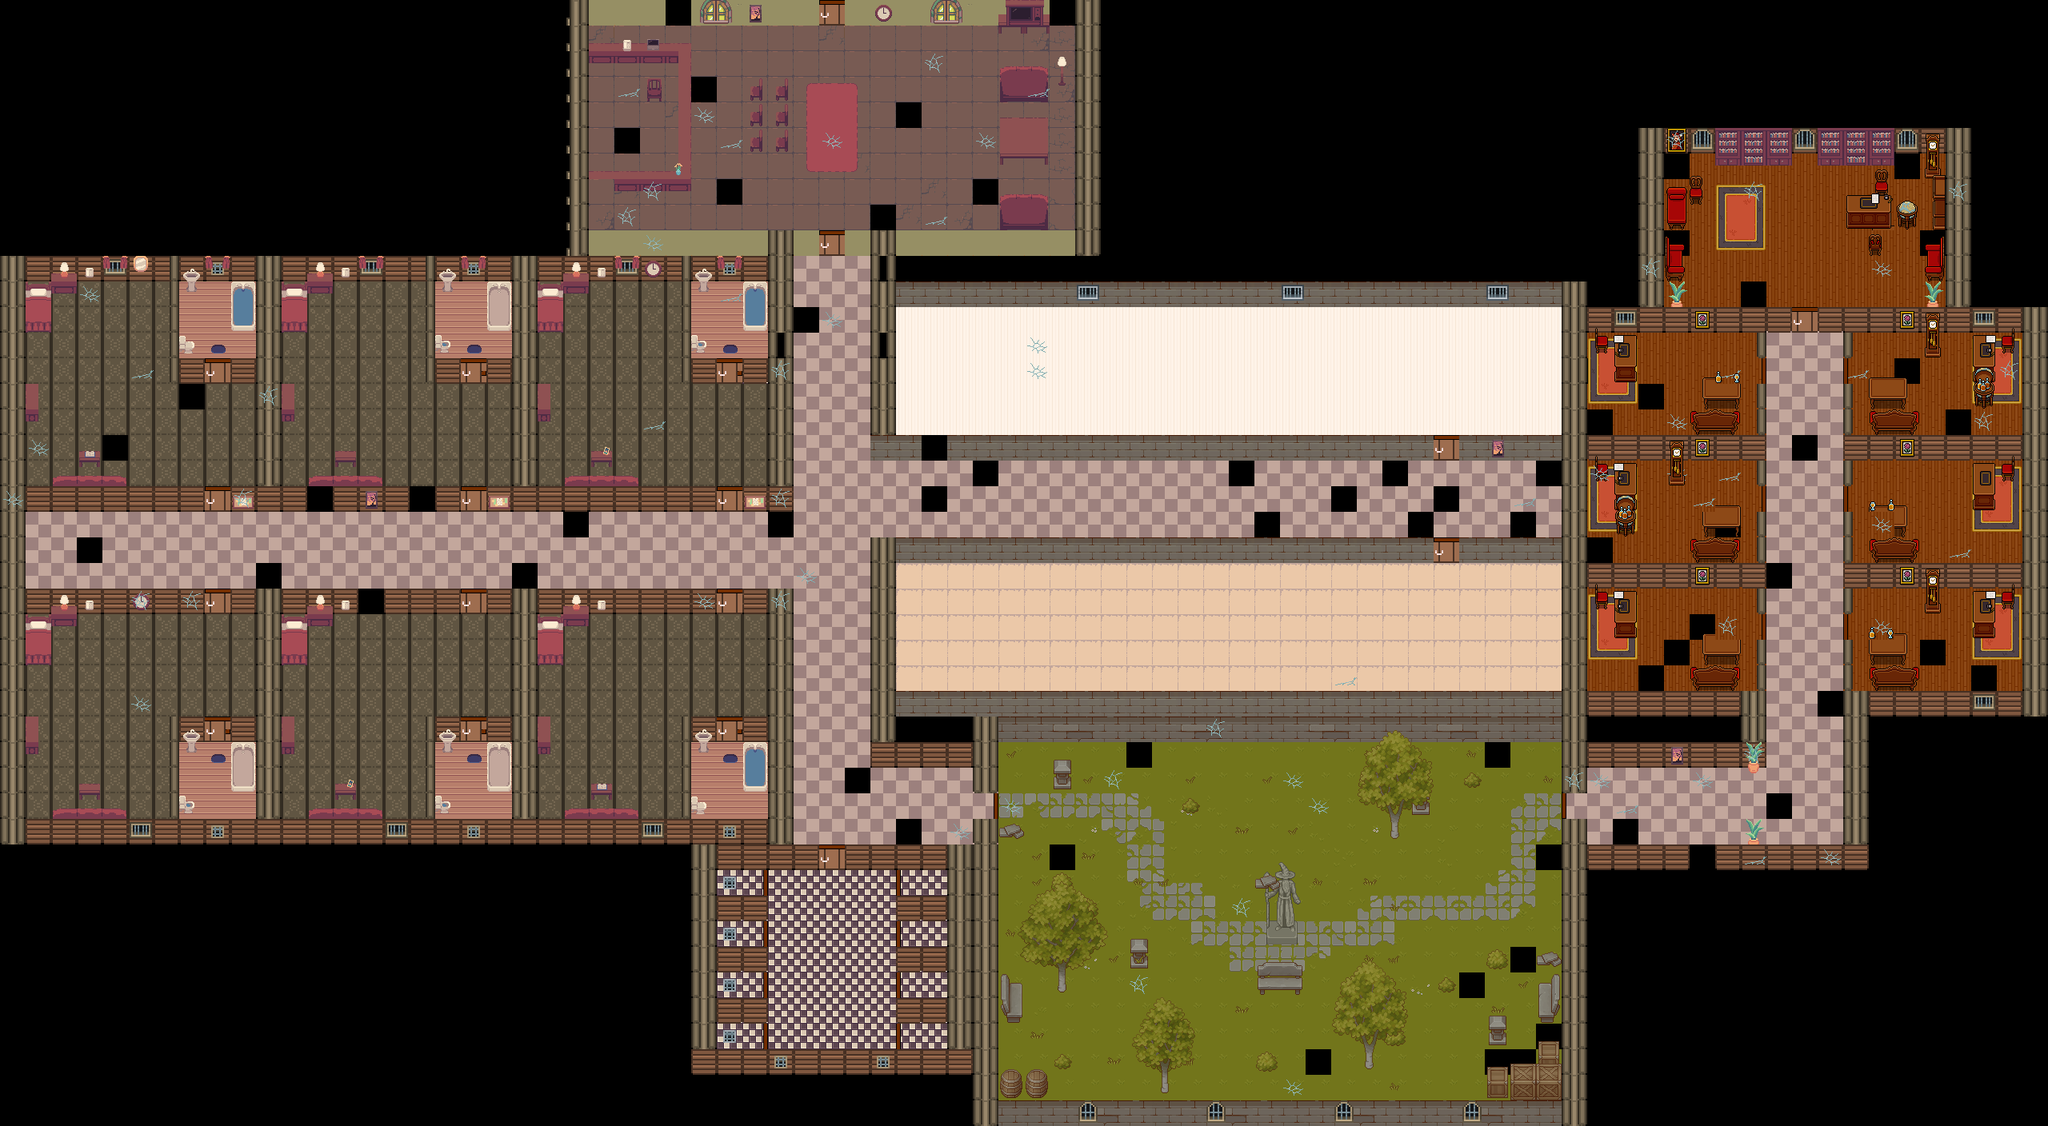

Tiled map render using the project's own tile images. Description and the map definition, with tile-layer contents summarised, below:
An orthogonal 80x44 tile map with 32x32 px tiles, 15 tile layers (chao, chao2, objetos, parede3, ...), 17 tilesets and 486 objects (168x objeto, 155x parede, 68x luz, 39x comodo, 24x porta, ...).

<map version="1.10" tiledversion="1.12.2" orientation="orthogonal" renderorder="right-down" width="80" height="44" tilewidth="32" tileheight="32" infinite="0" nextlayerid="37" nextobjectid="766">
 <tileset firstgid="1" name="InteriorTilesLITE" tilewidth="32" tileheight="32" tilecount="224" columns="16">
  <image source="tilemaps/InteriorTilesLITE.png" width="512" height="448" />
 </tileset>
 <tileset firstgid="225" name="Scene Overview" tilewidth="32" tileheight="32" tilecount="1369" columns="37">
  <image source="tilemaps/Scene Overview.png" width="1200" height="1200" />
 </tileset>
 <tileset firstgid="1594" name="windows_and_doors" tilewidth="32" tileheight="32" tilecount="1024" columns="32">
  <image source="tilemaps/windows_and_doors.png" width="1024" height="1024" />
 </tileset>
 <tileset firstgid="2618" name="furniture_and_props" tilewidth="32" tileheight="32" tilecount="1677" columns="43">
  <image source="tilemaps/furniture_and_props.png" width="1376" height="1248" />
 </tileset>
 <tileset firstgid="4295" name="windows_and_doors2" tilewidth="32" tileheight="32" tilecount="1024" columns="32">
  <image source="tilemaps/windows_and_doors2.png" width="1024" height="1024" />
 </tileset>
 <tileset firstgid="5319" name="mockup2" tilewidth="32" tileheight="32" tilecount="276" columns="23">
  <image source="tilemaps/mockup2.png" width="736" height="384" />
 </tileset>
 <tileset firstgid="5595" name="mockup6" tilewidth="32" tileheight="32" tilecount="240" columns="20">
  <image source="tilemaps/mockup6.gif" width="640" height="384" />
 </tileset>
 <tileset firstgid="5835" name="fancy_mansion_furnitureset_withshadow" tilewidth="32" tileheight="32" tilecount="195" columns="13">
  <image source="tilemaps/fancy_mansion_furnitureset_withshadow.png" width="416" height="480" />
 </tileset>
 <tileset firstgid="6030" name="fancy_mansion_room_door_tiles" tilewidth="32" tileheight="32" tilecount="216" columns="18">
  <image source="tilemaps/fancy_mansion_room_door_tiles.png" width="576" height="384" />
 </tileset>
 <tileset firstgid="6246" name="TX Tileset Grass" tilewidth="32" tileheight="32" tilecount="64" columns="8">
  <image source="tilemaps/TX Tileset Grass.png" width="256" height="256" />
 </tileset>
 <tileset firstgid="6310" name="TX Plant" tilewidth="32" tileheight="32" tilecount="256" columns="16">
  <image source="tilemaps/TX Plant.png" width="512" height="512" />
 </tileset>
 <tileset firstgid="6566" name="TX Props" tilewidth="32" tileheight="32" tilecount="256" columns="16">
  <image source="tilemaps/TX Props.png" width="512" height="512" />
 </tileset>
 <tileset firstgid="6822" name="Content" tilewidth="32" tileheight="32" tilecount="1024" columns="32">
  <image source="tilemaps/Content.png" width="1024" height="1024" />
 </tileset>
 <tileset firstgid="7846" name="fancy_mansion_room_door_tiles" tilewidth="32" tileheight="32" tilecount="216" columns="18">
  <image source="tilemaps/fancy_mansion_room_door_tiles.png" width="576" height="384" />
 </tileset>
 <tileset firstgid="8062" name="InteriorTilesLITE" tilewidth="32" tileheight="32" tilecount="224" columns="16">
  <image source="tilemaps/InteriorTilesLITE.png" width="512" height="448" />
 </tileset>
 <tileset firstgid="8286" name="statues1" tilewidth="32" tileheight="32" tilecount="108" columns="12">
  <image source="tilemaps/statues1.png" width="384" height="288" />
 </tileset>
 <tileset firstgid="8394" name="enfermeira" tilewidth="32" tileheight="32" tilecount="1" columns="1">
  <image source="../img/enfermeira.png" width="32" height="32" />
 </tileset>
 <layer id="1" name="chao" width="80" height="44">
  <data>[3520 cells, 1879 non-empty, 39 distinct tile ids]</data>
 </layer>
 <layer id="7" name="chao2" width="80" height="44" locked="1">
  <data>[3520 cells, 63 non-empty, 16 distinct tile ids]</data>
 </layer>
 <layer id="12" name="objetos" width="80" height="44">
  <data>[3520 cells, 87 non-empty, 24 distinct tile ids]</data>
 </layer>
 <layer id="4" name="parede3" width="80" height="44">
  <data>[3520 cells, 156 non-empty, 7 distinct tile ids]</data>
 </layer>
 <layer id="2" name="parede" width="80" height="44">
  <data>[3520 cells, 490 non-empty, 16 distinct tile ids]</data>
 </layer>
 <layer id="35" name="pilarMovel" width="80" height="44">
  <data>[3520 cells, 9 non-empty, 3 distinct tile ids]</data>
 </layer>
 <layer id="8" name="parede1.1" width="80" height="44" locked="1">
  <data>[3520 cells, 178 non-empty, 4 distinct tile ids]</data>
 </layer>
 <layer id="3" name="parede2" width="80" height="44" locked="1">
  <data>[3520 cells, 252 non-empty, 14 distinct tile ids]</data>
 </layer>
 <layer id="10" name="parede4" width="80" height="44" locked="1">
  <data>[3520 cells, 83 non-empty, 11 distinct tile ids]</data>
 </layer>
 <layer id="13" name="objetos1" width="80" height="44">
  <data>[3520 cells, 139 non-empty, 52 distinct tile ids]</data>
 </layer>
 <layer id="14" name="objetos2" width="80" height="44">
  <data>[3520 cells, 249 non-empty, 63 distinct tile ids]</data>
 </layer>
 <layer id="15" name="objetos3" width="80" height="44">
  <data>[3520 cells, 89 non-empty, 65 distinct tile ids]</data>
 </layer>
 <layer id="6" name="portas" width="80" height="44" locked="1">
  <data>[3520 cells, 17 non-empty, 1 distinct tile ids]</data>
 </layer>
 <layer id="5" name="batente-da-porta" width="80" height="44" locked="1">
  <data>[3520 cells, 37 non-empty, 12 distinct tile ids]</data>
 </layer>
 <layer id="26" name="personagens" width="80" height="44" locked="1" offsetx="20" offsety="0">
  <data>[3520 cells, 0 non-empty, 0 distinct tile ids]</data>
 </layer>
 <objectgroup id="21" name="Colisoes" class="parede" visible="0">
  <object id="4" type="parede" x="0.5" y="321.5" width="31.5" height="733.5" />
  <object id="7" type="parede" x="4" y="322.667" width="982.667" height="28" />
  <object id="10" type="parede" x="320.5" y="323" width="30.5" height="315.5" />
  <object id="11" type="parede" x="959.5" y="289.5" width="32" height="351" />
  <object id="15" type="parede" x="3" y="609" width="252.5" height="30" />
  <object id="17" type="parede" x="289.455" y="609.636" width="62.7273" height="29.8182" />
  <object id="23" type="parede" x="352" y="609" width="638.667" height="29.81" />
  <object id="26" type="parede" x="212.25" y="321.75" width="11.5" height="157.75" />
  <object id="27" type="parede" x="222.875" y="448.5" width="32.25" height="30.75" />
  <object id="30" type="parede" x="288.875" y="449" width="62.375" height="29.875" />
  <object id="34" type="parede" x="532.909" y="321.273" width="9.63636" height="157.636" />
  <object id="35" type="parede" x="541.818" y="447.818" width="32.7273" height="31.8182" />
  </objectgroup>
 <objectgroup id="24" name="Portas" visible="0">
  <!-- 330 objects omitted --></objectgroup>
 <objectgroup id="25" name="Objetos">
  <!-- 306 objects omitted --></objectgroup>
 <objectgroup id="27" name="NPC" visible="0" />
 <objectgroup id="36" name="Interativos" visible="0">
  <!-- 138 objects omitted --></objectgroup>
 <objectgroup id="32" name="Comodos" visible="0">
  <!-- 136 objects omitted --></objectgroup>
 <objectgroup id="28" name="Luzes" visible="0">
  <!-- 96 objects omitted --></objectgroup>
 <objectgroup id="34" name="Destinos" visible="0">
  <!-- 28 objects omitted --></objectgroup>
</map>
<!-- 474 of 486 objects omitted -->
